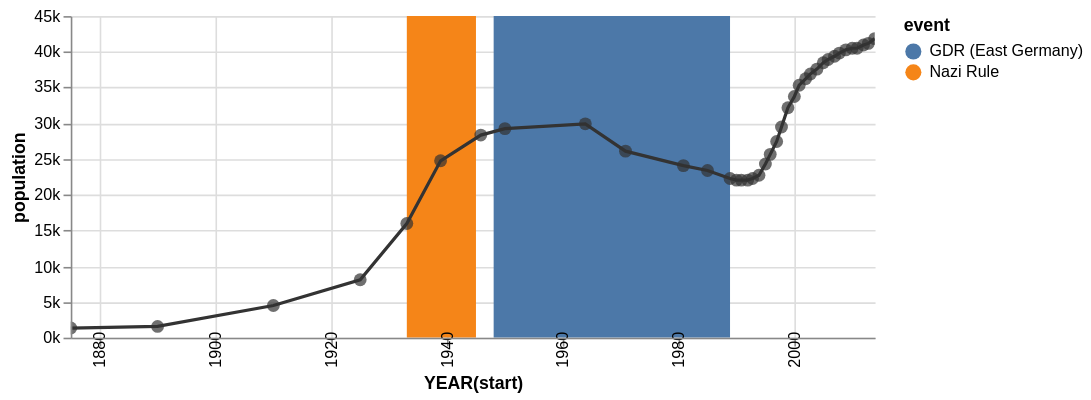

Here is the Vega-Lite specification saved for this chart:
### Vega specification from a JSON file in a GitHub repository (floating-point values rounded to 4 significant figures)
{"$schema": "http://vega.github.io/schema/vega/v3.0.json", "description": "The population of the German city of Falkensee over time", "autosize": "pad", "padding": 5, "encode": {"update": {"fill": {"value": "transparent"}}}, "data": [{"name": "source_0", "values": [{"year": "1875", "population": 1309}, {"year": "1890", "population": 1558}, {"year": "1910", "population": 4512}, {"year": "1925", "population": 8180}, {"year": "1933", "population": 15915}, {"year": "1939", "population": 24824}, {"year": "1946", "population": 28275}, {"year": "1950", "population": 29189}, {"year": "1964", "population": 29881}, {"year": "1971", "population": 26007}, {"year": "1981", "population": 24029}, {"year": "1985", "population": 23340}, {"year": "1989", "population": 22307}, {"year": "1990", "population": 22087}, {"year": "1991", "population": 22139}, {"year": "1992", "population": 22105}, {"year": "1993", "population": 22242}, {"year": "1994", "population": 22801}, {"year": "1995", "population": 24273}, {"year": "1996", "population": 25640}, {"year": "1997", "population": 27393}, {"year": "1998", "population": 29505}, {"year": "1999", "population": 32124}, {"year": "2000", "population": 33791}, {"year": "2001", "population": 35297}, {"year": "2002", "population": 36179}, {"year": "2003", "population": 36829}, {"year": "2004", "population": 37493}, {"year": "2005", "population": 38376}, {"year": "2006", "population": 39008}, {"year": "2007", "population": 39366}, {"year": "2008", "population": 39821}, {"year": "2009", "population": 40179}, {"year": "2010", "population": 40511}, {"year": "2011", "population": 40465}, {"year": "2012", "population": 40905}, {"year": "2013", "population": 41258}, {"year": "2014", "population": 41777}]}, {"name": "source_1", "values": [{"start": "1933", "end": "1945", "event": "Nazi Rule"}, {"start": "1948", "end": "1989", "event": "GDR (East Germany)"}]}, {"name": "data_0", "source": "source_0", "transform": [{"type": "formula", "expr": "timeParse(datum[\"year\"],'%Y')", "as": "year"}]}, {"name": "data_1", "source": "data_0", "transform": [{"type": "formula", "expr": "toDate(datum[\"year\"])", "as": "year"}, {"type": "formula", "expr": "toNumber(datum[\"population\"])", "as": "population"}, {"type": "filter", "expr": "datum[\"year\"] !== null && !isNaN(datum[\"year\"]) && datum[\"population\"] !== null && !isNaN(datum[\"population\"])"}, {"type": "formula", "as": "year_year", "expr": "datetime(year(datum[\"year\"]), 0, 1, 0, 0, 0, 0)"}, {"type": "collect", "sort": {"field": "year_year", "order": "descending"}}]}, {"name": "data_2", "source": "data_0", "transform": [{"type": "formula", "expr": "toDate(datum[\"year\"])", "as": "year"}, {"type": "formula", "expr": "toNumber(datum[\"population\"])", "as": "population"}, {"type": "filter", "expr": "datum[\"year\"] !== null && !isNaN(datum[\"year\"]) && datum[\"population\"] !== null && !isNaN(datum[\"population\"])"}, {"type": "formula", "as": "year_year", "expr": "datetime(year(datum[\"year\"]), 0, 1, 0, 0, 0, 0)"}]}, {"name": "data_3", "source": "source_1", "transform": [{"type": "formula", "expr": "timeParse(datum[\"start\"],'%Y')", "as": "start"}, {"type": "formula", "expr": "timeParse(datum[\"end\"],'%Y')", "as": "end"}, {"type": "filter", "expr": "datum[\"start\"] !== null && !isNaN(datum[\"start\"]) && datum[\"end\"] !== null && !isNaN(datum[\"end\"])"}, {"type": "formula", "as": "year_start", "expr": "datetime(year(datum[\"start\"]), 0, 1, 0, 0, 0, 0)"}, {"type": "formula", "as": "year_end", "expr": "datetime(year(datum[\"end\"]), 0, 1, 0, 0, 0, 0)"}]}], "signals": [{"name": "width", "update": "max(layer_0_width, layer_1_width)"}, {"name": "height", "update": "max(layer_0_height, layer_1_height)"}, {"name": "layer_0_width", "update": "500"}, {"name": "layer_0_height", "update": "200"}, {"name": "layer_1_width", "update": "max(layer_1_layer_0_width, layer_1_layer_1_width)"}, {"name": "layer_1_height", "update": "max(layer_1_layer_0_height, layer_1_layer_1_height)"}, {"name": "layer_1_layer_0_width", "update": "500"}, {"name": "layer_1_layer_0_height", "update": "200"}, {"name": "layer_1_layer_1_width", "update": "500"}, {"name": "layer_1_layer_1_height", "update": "200"}], "marks": [{"name": "layer_0_marks", "type": "rect", "from": {"data": "data_3"}, "encode": {"update": {"x": {"scale": "x", "field": "year_start"}, "x2": {"scale": "x", "field": "year_end"}, "y": {"value": 0}, "y2": {"field": {"group": "height"}}, "fill": {"scale": "color", "field": "event"}}}, "clip": true}, {"name": "layer_1_layer_0_marks", "type": "line", "from": {"data": "data_1"}, "encode": {"update": {"x": {"scale": "x", "field": "year_year"}, "y": {"scale": "y", "field": "population"}, "stroke": {"value": "#333"}}}, "clip": true}, {"name": "layer_1_layer_1_marks", "type": "symbol", "role": "pointOverlay", "from": {"data": "data_2"}, "encode": {"update": {"x": {"scale": "x", "field": "year_year"}, "y": {"scale": "y", "field": "population"}, "fill": {"value": "#333"}, "opacity": {"value": 0.7}}}, "clip": true}], "scales": [{"name": "x", "type": "time", "domain": {"fields": [{"data": "data_3", "field": "year_start"}, {"data": "data_3", "field": "year_end"}, {"data": "data_1", "field": "year_year"}, {"data": "data_2", "field": "year_year"}], "sort": true}, "range": [0, 500], "round": true, "nice": "year"}, {"name": "color", "type": "ordinal", "domain": {"data": "data_3", "field": "event", "sort": true}, "range": "category"}, {"name": "y", "type": "linear", "domain": {"fields": [{"data": "data_1", "field": "population"}, {"data": "data_2", "field": "population"}], "sort": true}, "range": [200, 0], "round": true, "nice": true, "zero": true}], "axes": [{"scale": "x", "orient": "bottom", "tickCount": 5, "title": "YEAR(start)", "zindex": 1, "encode": {"labels": {"update": {"text": {"signal": "timeFormat(datum.value, '%Y')"}, "angle": {"value": 270}, "baseline": {"value": "middle"}}}}}, {"scale": "x", "domain": false, "grid": true, "labels": false, "orient": "bottom", "tickCount": 5, "ticks": false, "zindex": 0}, {"scale": "y", "format": "s", "orient": "left", "title": "population", "zindex": 1}, {"scale": "y", "domain": false, "format": "s", "grid": true, "labels": false, "orient": "left", "ticks": false, "zindex": 0, "gridScale": "x"}], "legends": [{"fill": "color", "title": "event"}]}
